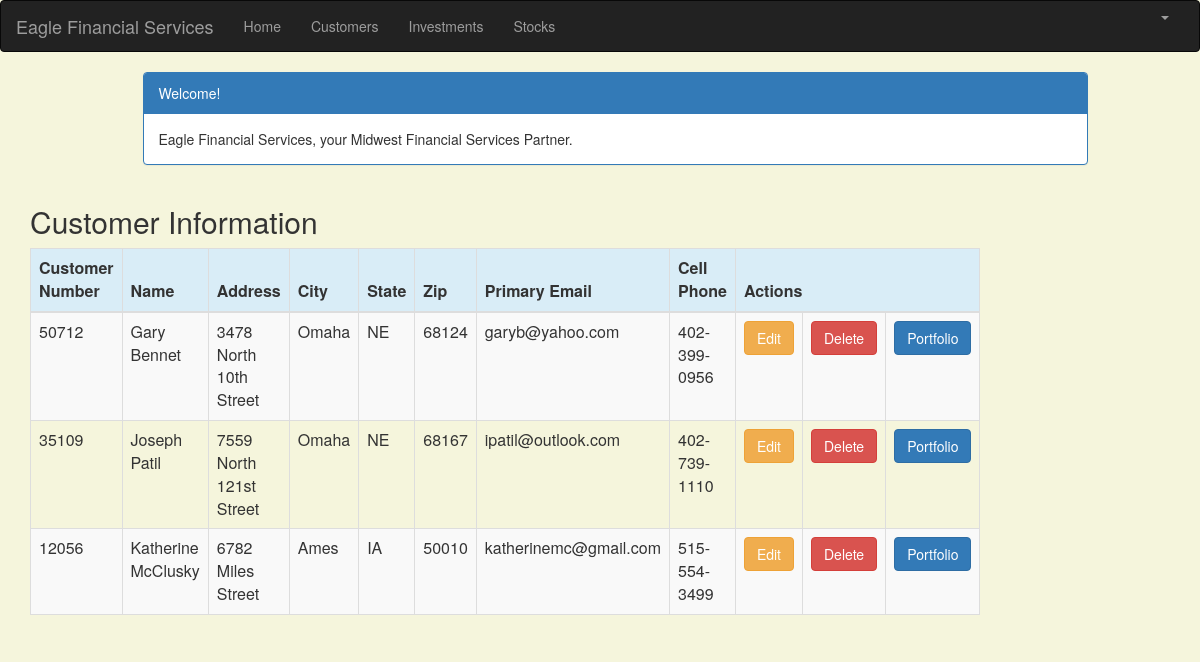
/customer_list (signed in), run on the app's committed database.
### portfolio/models.py (models this page shows, shortened)
class Customer(models.Model):
    name = models.CharField(max_length=50)
    address = models.CharField(max_length=200)
    cust_number = models.IntegerField(blank=False, null=False)
    city = models.CharField(max_length=50)
    state = models.CharField(max_length=50)
    zipcode = models.CharField(max_length=10)
    email = models.EmailField(max_length=200)
    cell_phone = models.CharField(max_length=50)
    created_date = models.DateTimeField(
        default=timezone.now)
    updated_date = models.DateTimeField(auto_now_add=True)

### portfolio/views.py (the view)
# urls.py: path('customer_list', views.customer_list, name='customer_list'),
@login_required
def customer_list(request):
    customer = Customer.objects.filter(created_date__lte=timezone.now())
    return render(request, 'portfolio/customer_list.html',
                 {'customers': customer})

### portfolio/templates/portfolio/customer_list.html (shortened to what this page needs)
{% extends 'portfolio/base.html' %}
{% block content %}
<html>
<head>
    <link rel="stylesheet" href="https://maxcdn.bootstrapcdn.com/bootstrap/3.3.4/css/bootstrap.min.css">
</head>
<body>
<div class="container">
    <div class="row">
        <div class="col-md-10 col-md-offset-1">
            <div class="panel panel-primary">
                <div class="panel-heading">Welcome!</div>
                <div class="panel-body">
                    Eagle Financial Services, your Midwest Financial Services Partner.
                </div>
            </div>
        </div>
    </div>
</div>
<div class="row">
    <h2 style="padding-left: 15Px">Customer Information</h2>
</div>
<div>
    <table class="table table-striped table-bordered table-hover">
        <thead>
        <tr class="bg-info">
            <th>Customer Number</th>
            <th>Name</th>
            <th>Address</th>
            <th>City</th>
            <th>State</th>
            <th>Zip</th>
            <th>Primary Email</th>
            <th>Cell Phone</th>
            <th colspan="3">Actions</th>
        </tr>
        </thead>
        <tbody>
        {% for customer in customers %}
        <tr>
            <td>{{ customer.cust_number }}</td>
            <td>{{ customer.name }}</td>
            <td>{{ customer.address }}</td>
            <td>{{ customer.city }}</td>
            <td>{{ customer.state }}</td>
            <td>{{ customer.zipcode }}</td>
            <td>{{ customer.email }}</td>
            <td>{{ customer.cell_phone }}</td>
            <td><a href="{% url 'portfolio:customer_edit' pk=customer.pk %}" class="btn btn-warning">Edit</a>
            <td><a href="{% url 'portfolio:customer_delete' pk=customer.pk %}"
                   onclick="return confirm('Are you sure you want to delete?')"
                   class="btn btn-danger">Delete</a>
            </td>
            <td><a href="{% url 'portfolio:portfolio' pk=customer.pk %}"
                   class="btn btn-primary">Portfolio</a>
        </tr>
        {% endfor %}
        </tbody>
    </table>
</div>
</body>
</html>
{% endblock %}

### portfolio/templates/portfolio/customer_list.html (style rules this page uses)
body { background-color: beige; }

### data on the page
Customer: cust_number "50712", name "Gary Bennet", address "3478 North 10th Street", city "Omaha", state "NE", zipcode "68124", email "garyb@yahoo.com", cell_phone "402-399-0956"
Customer: cust_number "35109", name "Joseph Patil", address "7559 North 121st Street", city "Omaha", state "NE", zipcode "68167", email "ipatil@outlook.com", cell_phone "402-739-1110"
Customer: cust_number "12056", name "Katherine McClusky", address "6782 Miles Street", city "Ames", state "IA", zipcode "50010", email "katherinemc@gmail.com", cell_phone "515-554-3499"
